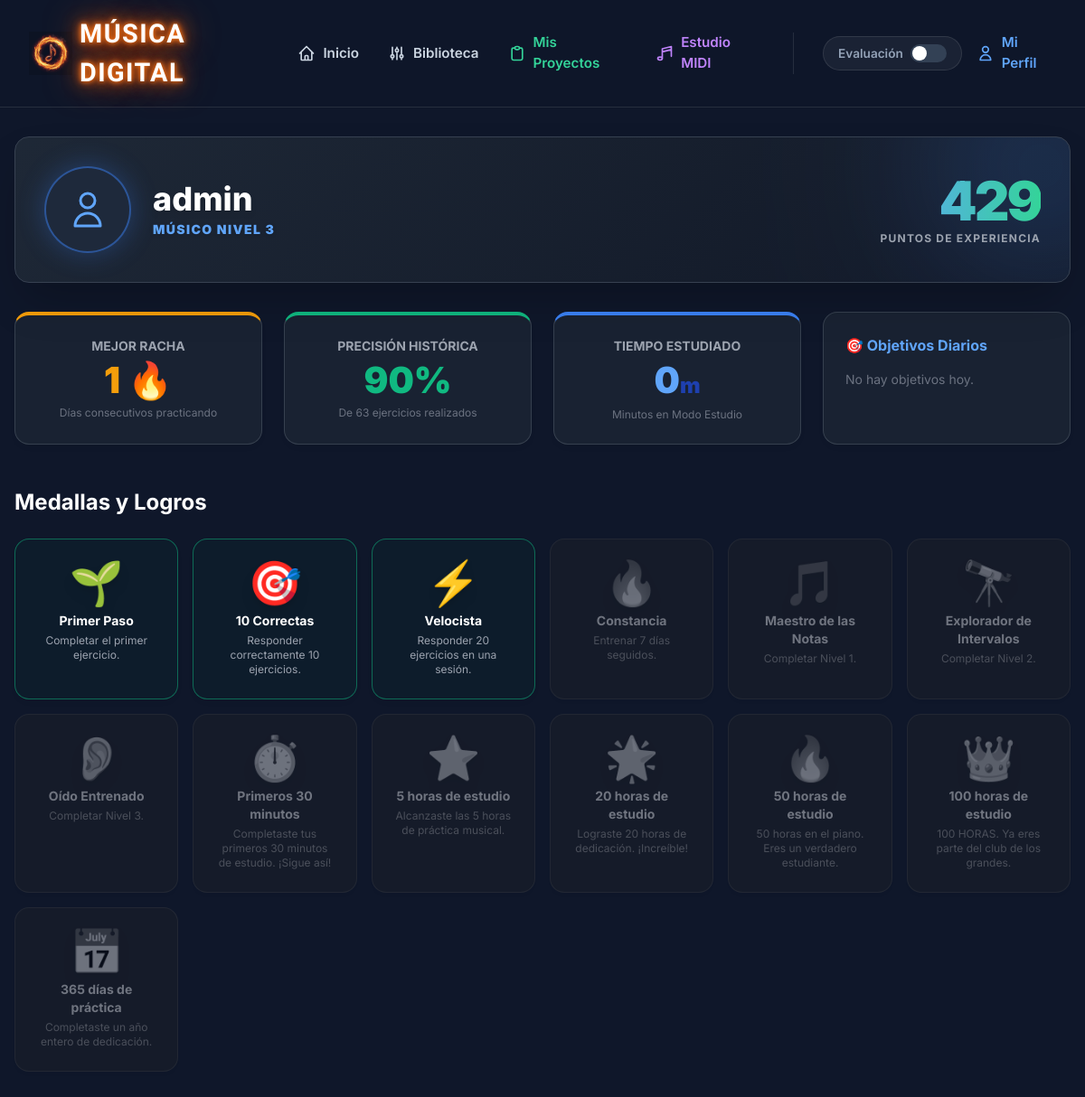
Page /perfil/ (signed in) on the earlier database version.
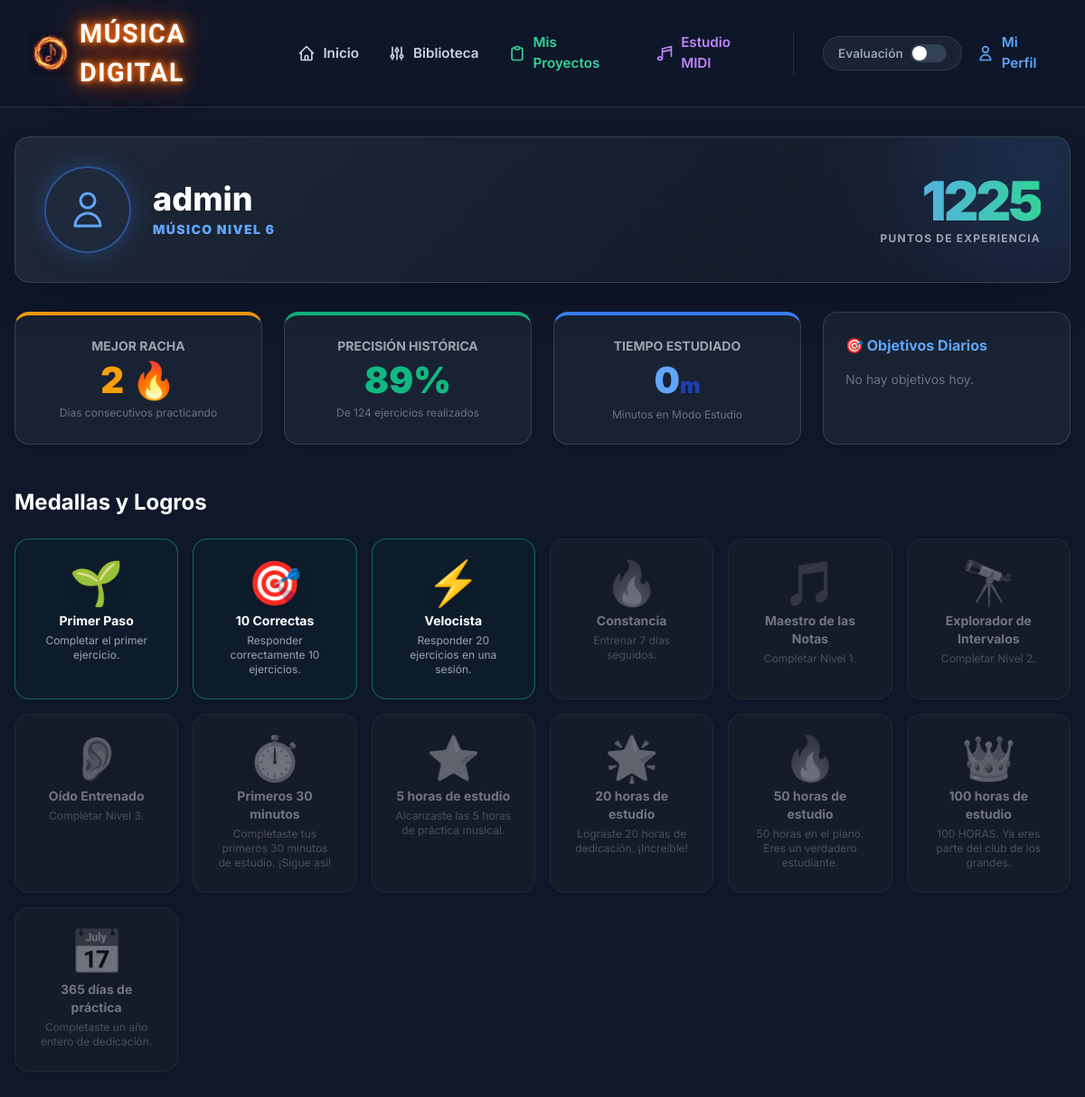
Same page on the later database version.
### trainer/models.py (models this page shows, shortened)
class UserProfile(models.Model):
    user = models.OneToOneField(User, on_delete=models.CASCADE, related_name='profile')
    total_xp = models.IntegerField(default=0)
    user_level = models.IntegerField(default=1)
    current_daily_streak = models.IntegerField(default=0)
    max_daily_streak = models.IntegerField(default=0)
    last_active_date = models.DateField(null=True, blank=True)
    max_study_time_day = models.IntegerField(default=0)
    max_sessions_day = models.IntegerField(default=0)

### trainer/views.py (the view)
# urls.py: path('perfil/', views.perfil, name='perfil'),
@login_required
def perfil(request):
    profile, _ = UserProfile.objects.get_or_create(user=request.user)
    achievements = Achievement.objects.all()
    unlocked_slugs = UserAchievement.objects.filter(user=request.user).values_list('achievement__slug', flat=True)
    all_achievements = []
    for a in achievements:
        all_achievements.append({
            'obj': a,
            'unlocked': a.slug in unlocked_slugs
        })
    scores = Score.objects.filter(user=request.user)
    total_ans = sum(s.total_answers for s in scores)
    total_corr = sum(s.correct_answers for s in scores)
    global_acc = round((total_corr / total_ans) * 100) if total_ans > 0 else 0
    study_sessions = StudySession.objects.filter(user=request.user)
    total_study_seconds = sum(s.duration_seconds for s in study_sessions)
    total_study_minutes = total_study_seconds // 60
    today = timezone.now().date()
    today_goals = UserDailyGoal.objects.filter(user=request.user, date=today)
    context = {
        'profile': profile,
        'achievements': all_achievements,
        'global_acc': global_acc,
        'total_answers': total_ans,
        'total_study_minutes': total_study_minutes,
        'today_goals': today_goals,
    }
    return render(request, 'trainer/perfil.html', context)

### templates/trainer/perfil.html (shortened to what the changed rows need)
{% extends 'base.html' %}
{% block content %}
<div class="container mx-auto px-4 py-8 max-w-7xl">
    <div class="flex items-center gap-6 mb-8 relative overflow-hidden p-8 rounded-2xl border border-gray-700 shadow-2xl" style="background: linear-gradient(135deg, rgba(31, 41, 55, 0.95) 0%, rgba(17, 24, 39, 0.98) 100%);">
        <div class="z-10">
            <h1 class="text-4xl font-extrabold text-white mb-1 drop-shadow-md">{{ user.username }}</h1>
            <div class="text-blue-400 font-black tracking-widest text-sm uppercase drop-shadow">Músico Nivel {{ profile.user_level }}</div>
        </div>
    </div>
    <div class="space-y-12">
        <div class="grid grid-cols-1 md:grid-cols-2 lg:grid-cols-4 gap-6">
            <div class="perfil-card text-center border-t-4 border-t-amber-500">
                <div class="text-sm text-gray-400 font-bold uppercase mb-2">Mejor Racha</div>
                <div class="stat-value text-amber-500">{{ profile.max_daily_streak }} 🔥</div>
                <div class="text-xs text-gray-500 mt-2">Días consecutivos practicando</div>
            </div>
            <div class="perfil-card text-center border-t-4 border-t-emerald-500">
                <div class="text-sm text-gray-400 font-bold uppercase mb-2">Precisión Histórica</div>
                <div class="stat-value text-emerald-500">{{ global_acc }}%</div>
                <div class="text-xs text-gray-500 mt-2">De {{ total_answers }} ejercicios realizados</div>
            </div>
        </div>
        <div>
            <h2 class="text-2xl font-bold text-white mb-6">Medallas y Logros</h2>
        </div>
    </div>
</div>
{% endblock %}

Differences in the rows shown:
changed UserProfile: user_level "3" → "6"; max_daily_streak "1" → "2"
Other differences:
{{ global_acc }}: "90" → "89"
{{ total_answers }}: "63" → "124"
